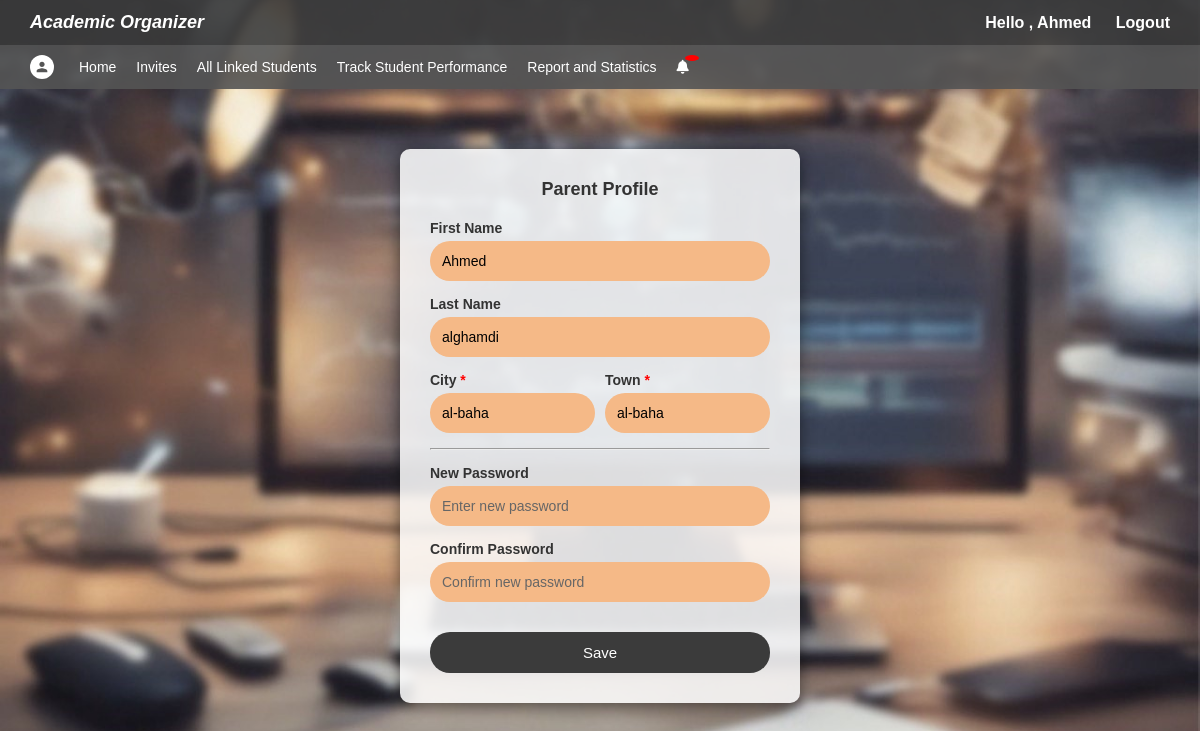
Page /profileparent.php (signed in) on the committed database.
### tables this page shows
CREATE TABLE `users` (
  `id` int(11) NOT NULL,
  `email` varchar(100) NOT NULL,
  `password` varchar(100) NOT NULL,
  `user_type` varchar(100) NOT NULL DEFAULT '0',
  `first_name` varchar(100) NOT NULL,
  `last_name` varchar(100) DEFAULT NULL,
  `university_id` int(100) DEFAULT NULL,
  `city` varchar(100) DEFAULT NULL,
  `town` varchar(100) NOT NULL
);

### profileparent.php (the view, shortened to what this page needs)
<?php
include 'connection.php';
$user_id = $_SESSION['user_id'];
$stmt = $conn->prepare("SELECT * FROM users WHERE id=?");
$stmt->bind_param("i", $user_id);
$stmt->execute();
$result = $stmt->get_result();
$profile = $result->fetch_assoc();
?>
<!DOCTYPE html>
<html lang="en">
<head>
<link rel="stylesheet" href="https://cdn.jsdelivr.net/npm/@fortawesome/fontawesome-free@6.4.2/css/all.min.css">
<link rel="stylesheet" href="style.css">
</head>
<body>
<div class="topbar">
    <div class="logo">Academic Organizer</div>
    <div class="auth-links">
        <a>Hello , <?php  echo $_SESSION['user_name'] ?></a>
        <a href="logout.php">Logout</a>
    </div>
</div>
<?php if ($_SESSION['user_type'] == "parent"): ?>
    <div class="navbar">
        <ul>
            <li>
                <a href="profileparent.php" title="Profile">
                    <div class="profile-icon"></div>
                </a>
            </li>
            <li><a href="home.php">Home</a></li>
            <li><a href="parent_invitation.php">Invites</a></li>
            <li><a href="linked_student.php">All Linked Students</a></li>
            <li><a href="student_performance.php">Track Student Performance</a></li>
            <li><a href="report_statistics.php">Report and Statistics</a></li>
                <li style="position:relative;">
      <a href="#" id="notifToggle" title="Notifications">
        <i class="fas fa-bell"></i>
        <span id="notifCount" class="notif-count"></span>
      </a>
    </li>
         </ul>
    </div>
 <?php endif; ?>
<div class="profile-container">
<h2>Parent Profile</h2>
<form method="POST">
    <div class="form-group">
        <label class="form-label">First Name</label>
        <input type="text" name="first_name" class="form-input" value="<?php echo htmlspecialchars($profile['first_name']); ?>" required>
    </div>
    <div class="form-group">
        <label class="form-label">Last Name</label>
        <input type="text" name="last_name" class="form-input" value="<?php echo htmlspecialchars($profile['last_name']); ?>" required>
    </div>
<div class="form-row">
    <div class="form-group">
        <label class="form-label">City <span style="color:red;">*</span></label>
        <input type="text" name="city" class="form-input" value="<?php echo htmlspecialchars($profile['city']); ?>" required>
    </div>
    <div class="form-group">
        <label class="form-label">Town <span style="color:red;">*</span></label>
        <input type="text" name="town" class="form-input" value="<?php echo htmlspecialchars($profile['town']); ?>" required>
    </div>
</div>
    <hr>
    <div class="form-group">
        <label class="form-label">New Password</label>
        <input type="password" name="password" class="form-input" placeholder="Enter new password">
    </div>
    <div class="form-group">
        <label class="form-label">Confirm Password</label>
        <input type="password" name="confirm_password" class="form-input" placeholder="Confirm new password">
    </div>
    <button type="submit" class="save-button" name="updateprofile">Save</button>
</form>
</div>
</body>
</html>

### style.css (style rules this page uses)
.notif-count { background-color:red; color:#fff; font-size:12px; padding:3px 7px; border-radius:50%; position:absolute; top:-5px; right:-10px; font-weight:bold; }

### profileparent.php (style rules this page uses)
* { margin:0; padding:0; box-sizing:border-box; }
body { font-family: Arial, sans-serif; background: url("image.jpg") no-repeat center center fixed; background-size: cover; min-height: 100vh; }
.topbar { background-color: rgba(59,59,59,0.9); color:white; padding:12px 30px; display:flex; justify-content:space-between; align-items:center; }
.topbar .logo { font-style:italic; font-weight:bold; font-size:18px; }
.topbar .auth-links a { color:white; text-decoration:none; font-weight:bold; margin-left:20px; }
.navbar { background-color: rgba(85,85,85,0.9); padding:10px 30px; }
.navbar ul { list-style:none; display:flex; gap:20px; margin:0; padding:0; align-items:center; }
.navbar ul li:first-child { margin-right:5px; }
.navbar ul li a { color:white; text-decoration:none; font-size:14px; display:flex; align-items:center; }
.profile-icon { width:24px; height:24px; background-color:white; border-radius:50%; cursor:pointer; background-size:16px 16px; background-repeat:no-repeat; background-position:center; }
.profile-container { background: rgba(255,255,255,0.85); width:400px; margin:60px auto; padding:30px; border-radius:10px; box-shadow:0px 4px 15px rgba(0,0,0,0.5); text-align:center; }
.profile-container h2 { margin-bottom:20px; font-size:18px; font-weight:bold; color:#333; }
.form-group { margin-bottom:15px; text-align:left; }
.form-label { display:block; font-weight:bold; font-size:14px; color:#333; margin-bottom:5px; }
.form-input { width:100%; padding:12px; border:none; border-radius:20px; background-color:#f5b987; font-size:14px; outline:none; }
.form-input::placeholder { color:#666; }
.form-row { display:flex; gap:10px; }
.save-button { width:100%; padding:12px; background-color:#3b3b3b; color:white; border:none; border-radius:20px; margin-top:15px; cursor:pointer; font-size:15px; }

### rows in the picture
users: first_name "Ahmed", last_name "alghamdi", city "al-baha", town "al-baha"

### other values in the picture
$_SESSION['user_name'] "Ahmed"
